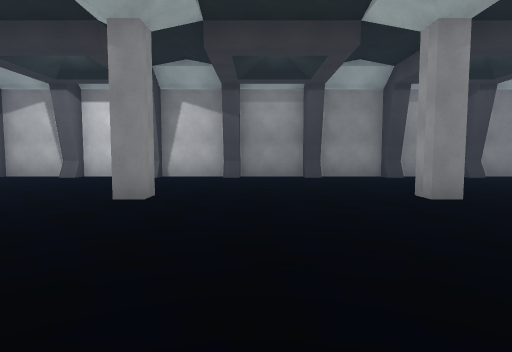
view 1 (above)

15 first-person views from a walk through a Unity game level. The camera is 1.4 m above the floor, tilts 4° down and sees 80° across. Doors are open. The floor is counted in squares, 2 m on a side. Each view is taken from the middle of a square. On the plan, view 1 faces up. The plan holds only what a view shows up to about 10 squares ahead; the rest is blank. The place goes on beyond the plan. The player is left out.

view 2
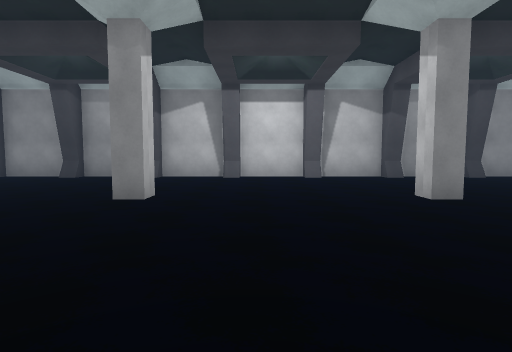

view 3
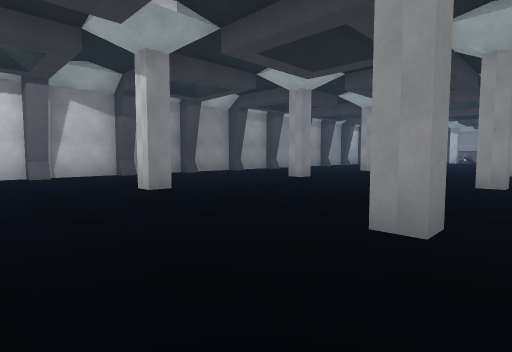

view 4
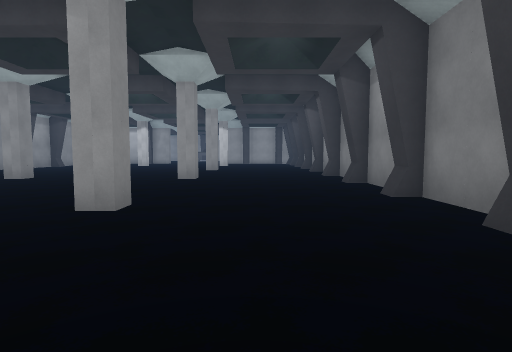

view 5
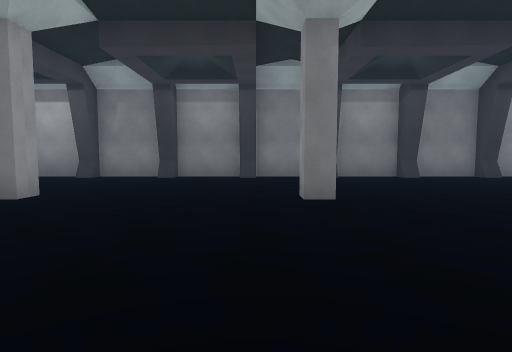

view 6
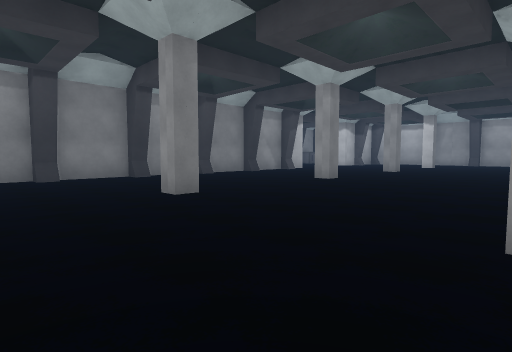

view 7
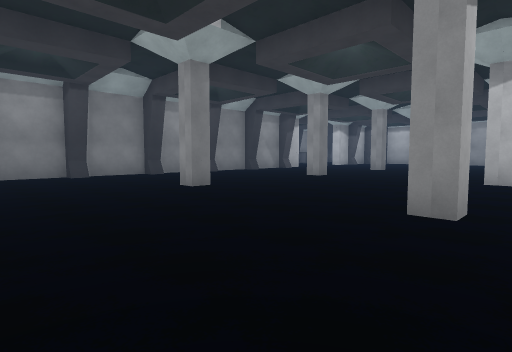

view 8
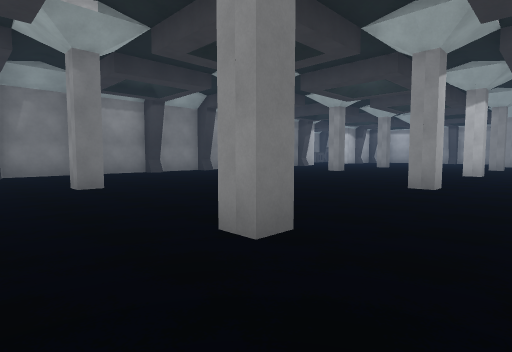

view 9
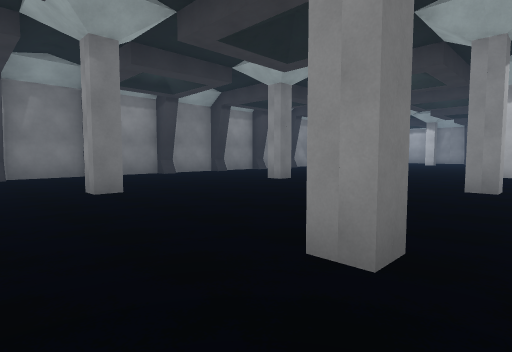

view 10
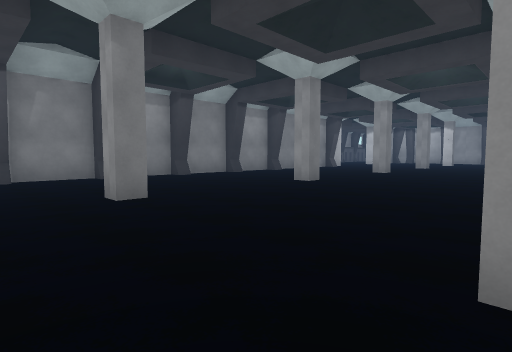

view 11
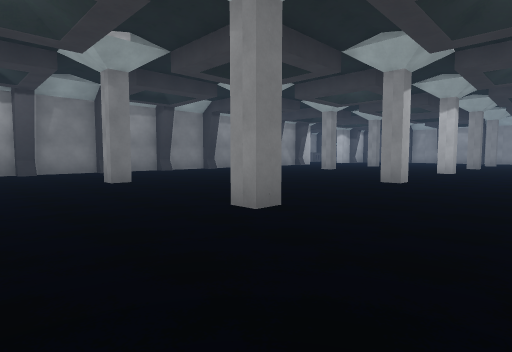

view 12
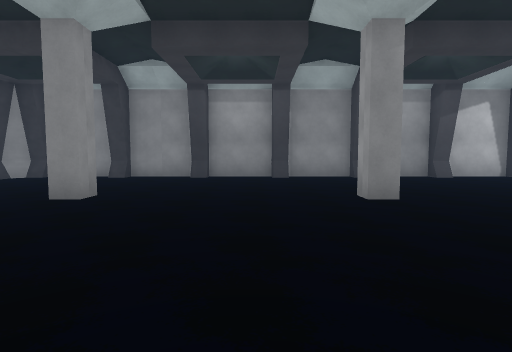

view 13
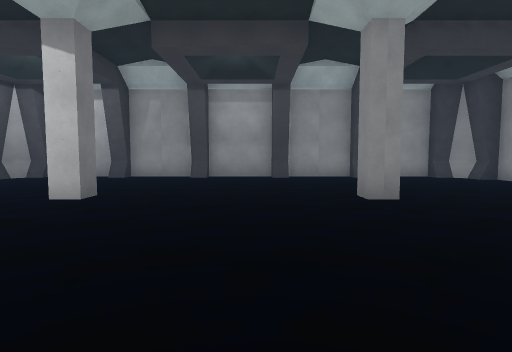

view 14
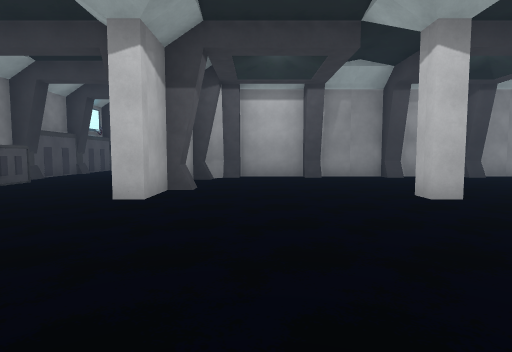

view 15
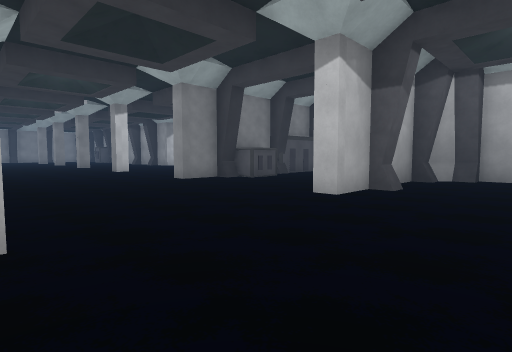

### Floor plan
Points are (right, up) in squares from view 1. A wall is a line through its corners. A room is listed if a view was taken in it or the views show most of it. See-through windows are left out.
Room 1 (views 1, 2, 3, 4, 5, 6, 7, 8, 9, 10, 11, 12, 13, 14, 15)
walls: (-7.4, 0.3) (-6.8, 0.3) (-6.8, -0.2); (-11.6, 4.7) (-12.2, 4.7) (-12.2, 5.2); (-7.2, 5.3) (-6.8, 5.3) (-6.8, 4.7) (-7.2, 4.7); (-8.6, -4.5) (-8, -4.5); (-9.2, -4.7) (-8.6, -4.7); (-8.1, -4.7) (-6.1, -4.7); (-6.1, -4.5) (-5.5, -4.5); (-5.6, -4.7) (-3.5, -4.7); (-2.2, 0.3) (-1.8, 0.3) (-1.8, -0.3) (-2.2, -0.3) (-2.2, 0.3); (-3.6, -4.5) (-3, -4.5); (-2.2, 4.7) (-2.2, 5.3) (-1.8, 5.3) (-1.8, 4.7) (-2.2, 4.7); (-3.1, -4.7) (-1, -4.7); (-17.2, 0.3) (-16.8, 0.3) (-16.8, -0.3) (-17.2, -0.3); (-7.9, 9.5) (-8.5, 9.5); (-10.4, 9.5) (-11, 9.5); (-8.4, 9.7) (-10.5, 9.7); (-11, 9.7) (-13, 9.7); (-16.8, 5.4) (-16.8, 4.7) (-17.2, 4.7); (-5.4, 9.5) (-6, 9.5); (-5.9, 9.7) (-8, 9.7); (-12.9, 9.5) (-13.5, 9.5); (-1, -4.5) (-0.5, -4.5); (-13.5, 9.7) (-15.5, 9.7); (-0.6, -4.7) (1.5, -4.7); (-3.4, 9.7) (-5.5, 9.7); (-2.9, 9.5) (-3.5, 9.5); (-15.4, 9.5) (-16, 9.5); (-18.1, -4.7) (-16.8, -4.7) (-16.8, -5.2); (-18.5, -4.5) (-18, -4.5); (-16, 9.7) (-18, 9.7); (2.8, 0.3) (3.2, 0.3) (3.2, -0.3) (2.8, -0.3) (2.8, 0.3); (1.5, -4.5) (2, -4.5); (-0.9, 9.7) (-3, 9.7); (-0.4, 9.5) (-1, 9.5); (1.9, -4.7) (4, -4.7); (-17.9, 9.5) (-18.5, 9.5); (2.8, 4.7) (2.8, 5.3) (3.2, 5.3) (3.2, 4.7) (2.8, 4.7); (-21.4, 1.6) (-21.4, 1); (-21.4, -0.9) (-21.4, -1.5); (-21.4, 4.1) (-21.4, 3.5); (-21.8, 1.1) (-21.8, -1); (-20.5, -4.7) (-19.1, -4.7); (-18.6, 9.7) (-20.5, 9.7); (-21.8, -1.5) (-21.8, -3.5); (-21.8, 3.5) (-21.8, 1.5); (-21.4, -3.4) (-21.4, -4) (-21, -4.5) (-20.5, -4.5); (1.5, 9.7) (-0.5, 9.7); (-21.8, 6) (-21.8, 4); (2.1, 9.5) (1.5, 9.5); (3.9, -4.5) (4.5, -4.5); (-18.1, -9.7) (-16.8, -9.7) (-16.8, -10.2); (-18.6, -9.4) (-18, -9.4); (-20.5, 9.5) (-21, 9.5) (-21.4, 9) (-21.4, 8.5); (4.5, -4.7) (6, -4.7); (-21.8, 8.6) (-21.8, 7.6); (4.1, 9.7) (2, 9.7); (4.6, 9.5) (4, 9.5); (5.1, 9.7) (4.6, 9.7); (-22.1, -9.4) (-20.6, -9.4)
ways out: opening at (-15, -10.8)
objects: crate (-20, -9) to (-19, -9)

Where each view was taken, in squares from view 1:
view 1: 0 up, 0 right, facing up
view 2: 0 up, 5 left, facing up
view 3: 1 down, 5 left, facing up-right
view 4: 2 down, 6 left, facing right
view 5: 5 up, 1 left, facing down
view 6: 5 up, 1 right, facing down-left
view 7: 6 up, 2 right, facing down-left
view 8: 7 up, 5 right, facing down-left
view 9: 6 up, 5 right, facing down-left
view 10: 5 up, 5 right, facing down-left
view 11: 8 up, 6 right, facing down-left
view 12: 0 up, 14 left, facing up
view 13: 3 up, 12 left, facing left
view 14: 3 down, 12 left, facing left
view 15: 2 down, 12 left, facing down-left
